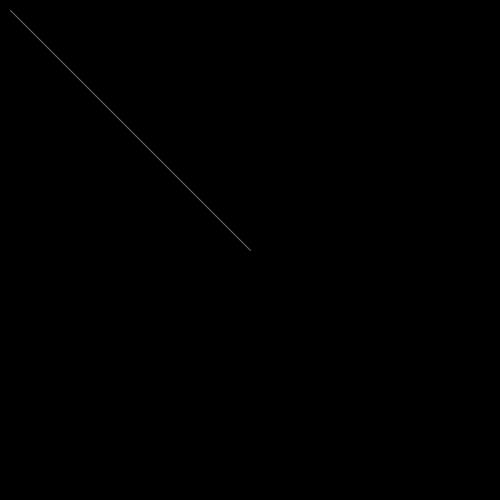
Frame 1 (no input)
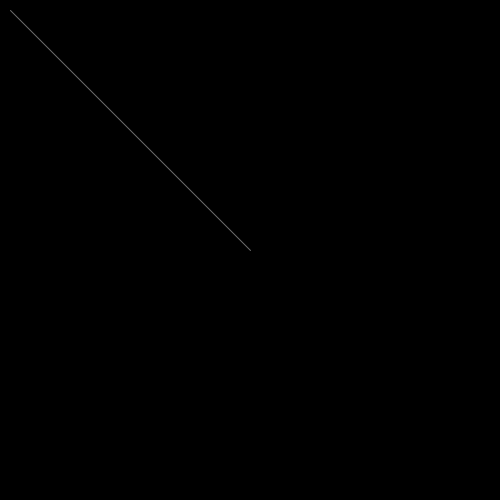
Frame 60 (the mouse pressed at the canvas centre just before this capture)
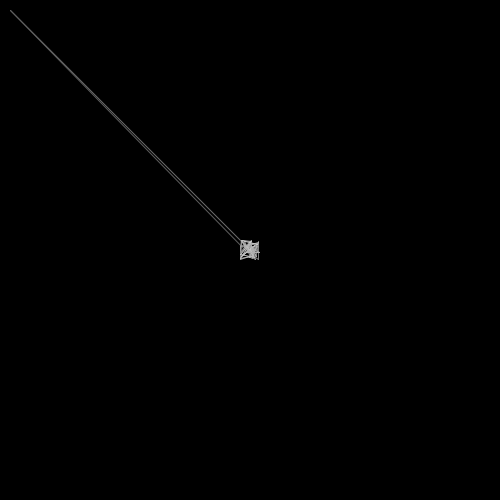
Frame 120 (the mouse held since frame 60 and released just before this capture)

The Processing sketch that drew these frames (run headless with seeded random() and noise(); from frame 60 on, the mouse is pressed at the canvas centre):

// Processing sketch: processing_184200
// ── processing_184200.pde


  float firstx= 0;
  float firsty= 0;
  float lastx = 0;
  float lasty = 0;
  
  float lastc = 0;
  int box = 10;
  int crange = 50;
  float firstc = 50+crange;
  
  
void setup(){
  size(500,500);
  background(0);
  
  frameRate(60);
  
  firstx= width/2;
  firsty= height/2;
  
}

void draw(){
  lastx= random(mouseX-box,mouseX+box);
  lasty= random(mouseY-box,mouseY+box);
  lastc= random(firstc-box,firstc+box);
  
  //boundaries to canvas
  if (lastx < box) {lastx=box;}
  if (lasty < box) {lasty=box;}
  if (lastx > width-box) {lastx=width-box;}
  if (lasty > height-box) {lasty=height-box;}  
  if (lastc < crange) {lastc=crange;}
  if (lastc > 255) {lastc=255;}
  
  stroke(lastc);
      
  line (firstx,firsty,lastx,lasty);
  
  firstx=lastx;
  firsty=lasty;
  firstc = lastc;  
  
}
